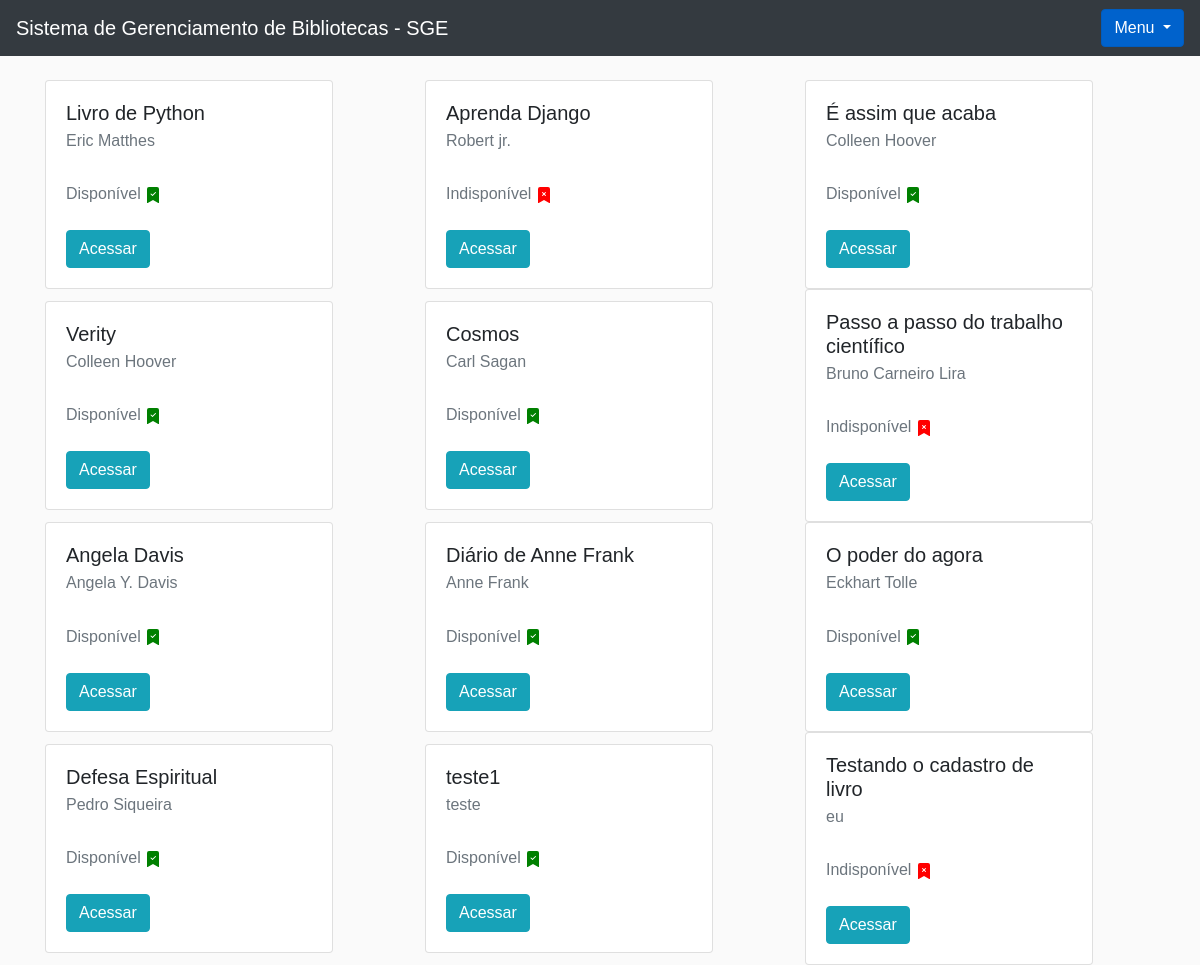
/livro/home/ (signed in), run on the app's committed database.
### livro/models.py (models this page shows, shortened)
class Livros(models.Model):
    nome = models.CharField(max_length = 100)
    autor = models.CharField(max_length = 30)
    co_autor = models.CharField(max_length = 30, blank=True)
    data_cadastro = models.DateField(default=date.today())
    i = (
        ("PT-BR", "Portugues-BR"),
        ("EN-US", "Ingles (Estados Unidos)"),
        ("FR", "Frances"),
        ("ES", "Espanhol"),
    )
    idioma = models.CharField(max_length=30, choices=i, default="PT=BR")
    descricao = models.TextField(blank=True, null=True)
    emprestado = models.BooleanField(default=False)
    categoria = models.ForeignKey(Categoria, on_delete=models.DO_NOTHING)
    usuario = models.ForeignKey(Usuario, on_delete=models.DO_NOTHING, blank=True, null=True)
    class Meta:
        verbose_name = 'Livro'

### livro/views.py (the view)
# urls.py: path('home/', views.home, name='home'),
def home(request):
    if request.session.get('usuario'):
        livros = Livros.objects.all()
        form = CadastroLivro()
        usuarios = Usuario.objects.all()
        status = request.GET.get('status')
        usuario = Usuario.objects.get(id = request.session['usuario'])
        livros_disponiveis = Livros.objects.filter(emprestado = False)
        livros_emprestados = Livros.objects.filter(emprestado = True)
        total_livros = livros.count()
        return render(request, 'home.html', {'livros': livros,
                                             'usuario_logado': request.session.get('usuario'),
                                             'form': form,
                                             'usuarios': usuarios,
                                             'status': status,
                                             'usuario': usuario,
                                             'livros_disponiveis': livros_disponiveis,
                                             'livros_emprestados': livros_emprestados,
                                             'total_livros': total_livros})
    else:
        return redirect('/auth/login/?status=2')

### livro/models.py (called while the page is built)
    def __str__(self):
        return self.nome

### usuarios/models.py (called while the page is built)
    def __str__(self) -> str:
        return self.nome

### livro/templates/home.html (shortened to what this page needs)
{% extends 'base.html' %}
{% block 'conteudo' %}
<div class="container">
    <br>
    <div class="row">
        {% for livro in livros %}
            <div class="col-md">
                <div class="card" style="width: 18rem;">
                    <div class="card-body">
                        <h5 class="card-title">{{livro.nome}}</h5>
                        <h6 class="card-subtitle mb-2 text-muted">{{livro.autor}}</h6>
                        <br>
                        {% if livro.emprestado %}
                            <h6 style="display: inline;" class="card-subtitle mb-2 text-muted">Indisponível</h6>
                        {% else %}
                            <h6 style="display: inline;" class="card-subtitle mb-2 text-muted">Disponível</h6>
                        {% endif %}
                        <br>
                        <br>
                        <a href="{% url 'ver_livros' livro.id %}" class="btn btn-info">Acessar</a>
                    </div>
                </div>
            </div>
        {% endfor %}
    </div>
</div>
{% endblock %}

### livro/templates/home.html (style rules this page uses)
body { font-family: "Poppins", sans-serif; background-color: #fafafa; }
.row { display: flex; justify-content: center; align-items: center; }

### data on the page
Livros: nome "Livro de Python", autor "Eric Matthes", emprestado "Disponível"
Livros: nome "Aprenda Django", autor "Robert jr.", emprestado "Indisponível"
Livros: nome "É assim que acaba", autor "Colleen Hoover", emprestado "Disponível"
Livros: nome "Verity", autor "Colleen Hoover", emprestado "Disponível"
Livros: nome "Cosmos", autor "Carl Sagan", emprestado "Disponível"
Livros: nome "Passo a passo do trabalho científico", autor "Bruno Carneiro Lira", emprestado "Indisponível"
Livros: nome "Angela Davis", autor "Angela Y. Davis", emprestado "Disponível"
Livros: nome "Diário de Anne Frank", autor "Anne Frank", emprestado "Disponível"
Livros: nome "O poder do agora", autor "Eckhart Tolle", emprestado "Disponível"
Livros: nome "Defesa Espiritual", autor "Pedro Siqueira", emprestado "Disponível"
Livros: nome "teste1", autor "teste", emprestado "Disponível"
Livros: nome "Testando o cadastro de livro", autor "eu", emprestado "Indisponível"
